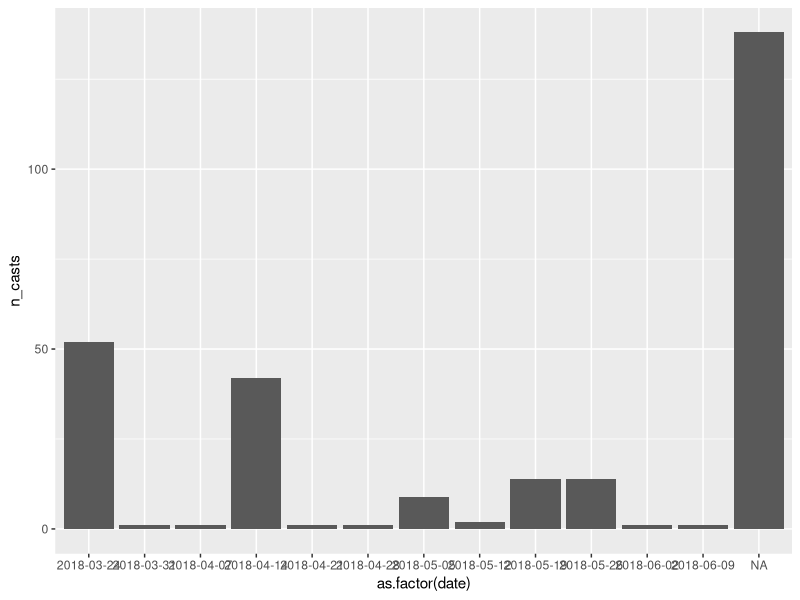
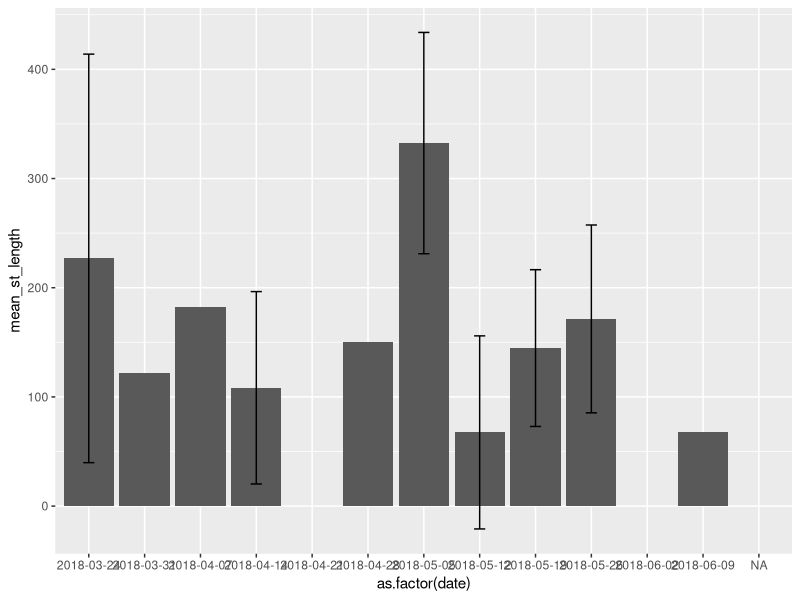
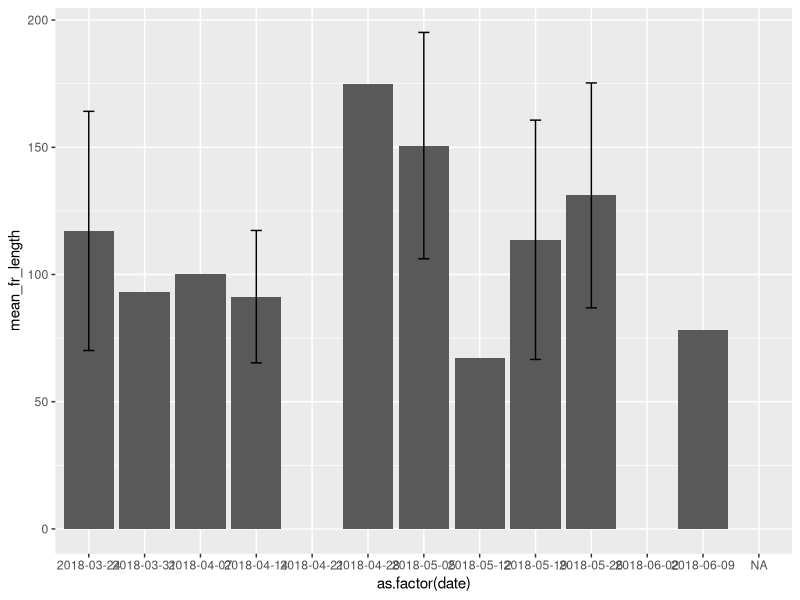
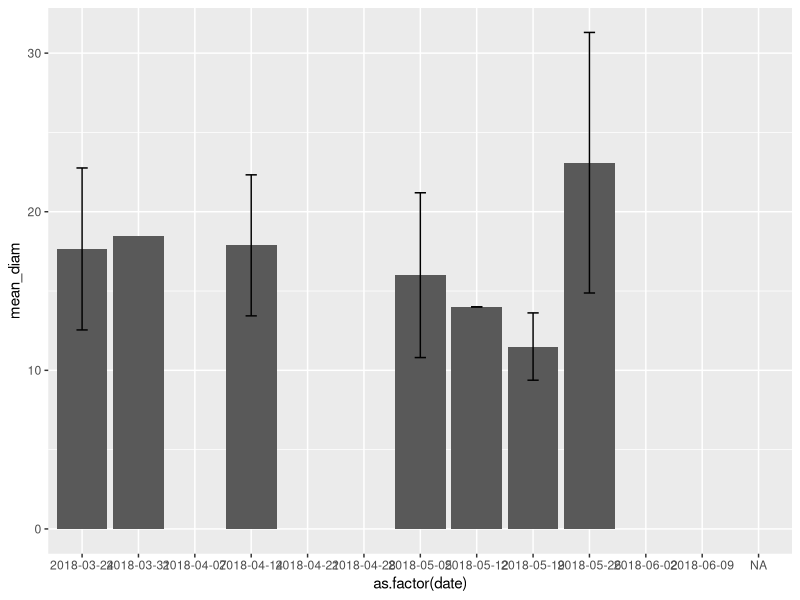

The R script that drew these images, in order:
# beach_casts.R
# Graphs for beach cast project
# Carlin Landsberg
# 10 June 2018

# Load libraries ----------------------------------------------------------

library(tidyverse)

# Load data ---------------------------------------------------------------

casts.in <- read.csv2("project_data_working_copy.csv")

# Set data up correctly for analyses --------------------------------------

# Parse the data into the right format
casts <- casts.in %>%
  mutate(date = as.Date(date, "%d-%b-%y")) %>% # because the dates were added in a weird way
  mutate(holdfast_diameter = as.numeric(holdfast_diameter)) %>% # numeric expected, not factor
  separate(number, into = c("parent", "child"), fill = "right") %>% # two new columns after split on "."
  mutate(stipe_length = as.character(stipe_length)) %>% # necessary prior to replacing "<10" with numeric 5
  mutate(stipe_length = as.numeric(replace(stipe_length, stipe_length %in% c("<10"), 5))) %>%
  as_tibble() # because I like tibbles
casts

# Summarise data ----------------------------------------------------------

# basic data summary
casts.summary <- casts %>%
  group_by(date) %>%
  summarise(n_casts = n(),
            mean_diam = mean(holdfast_diameter, na.rm = TRUE),
            sd_diam = sd(holdfast_diameter, na.rm = TRUE),
            mean_st_length = mean(stipe_length, na.rm = TRUE),
            sd_st_length = sd(stipe_length, na.rm = TRUE),
            mean_fr_length = mean(frond_length, na.rm = TRUE),
            sd_fr_length = sd(frond_length, na.rm = TRUE))
casts.summary

# Graphical visulaisations ------------------------------------------------

plot1 <- ggplot(casts.summary, aes(x = as.factor(date), y = n_casts)) +
  geom_bar(stat = "identity")
plot1
# A lot of variation seen. Total number of kelp fluctuates each week

mean_stipe <- ggplot(casts.summary, aes(x = as.factor(date), y = mean_st_length)) +
  geom_bar(stat = "identity") +
  geom_errorbar(aes(ymin = mean_st_length - sd_st_length,
                    ymax = mean_st_length + sd_st_length, width = 0.2))
mean_stipe
# mean stipe lengths vary weekly, larger kelps dislodged due to strong wave action?
# OR very small kelps dislodged due to stronger wave action? -- refer to de Bettignies 2015

mean_frond <- ggplot(casts.summary, aes(x = as.factor(date), y = mean_fr_length)) +
  geom_bar(stat = "identity") +
  geom_errorbar(aes(ymin = mean_fr_length - sd_fr_length,
                    ymax = mean_fr_length + sd_fr_length, width = 0.2))
mean_frond
# the same pattern applies to frond length. can we find ratio for stipe length:frond
# possibly compare to Jesse's data to determine where population comes from 

mean_diam <- ggplot(casts.summary, aes(x = as.factor(date), y = mean_diam)) +
  geom_bar(stat = "identity") +
  geom_errorbar(aes(ymin = mean_diam - sd_diam,
                    ymax = mean_diam + sd_diam, width = 0.2))
mean_diam
# larger diameter of holdfast dislodged by stronger wave action
# larger diameters usually associated with aggregates
# therefore, assume that when aggregates (large holdfast diameters) wash up, wave action must've been strong


# for all these plots there is an NA at the end??? is this because of the spaces?

# Still to do or try out --------------------------------------------------

# How to plot y/n (binary) for number of holdfasts present? 
# How to plot number of 'children' at each date OR 
# how many parents have children (and how many) at each date

# statistics